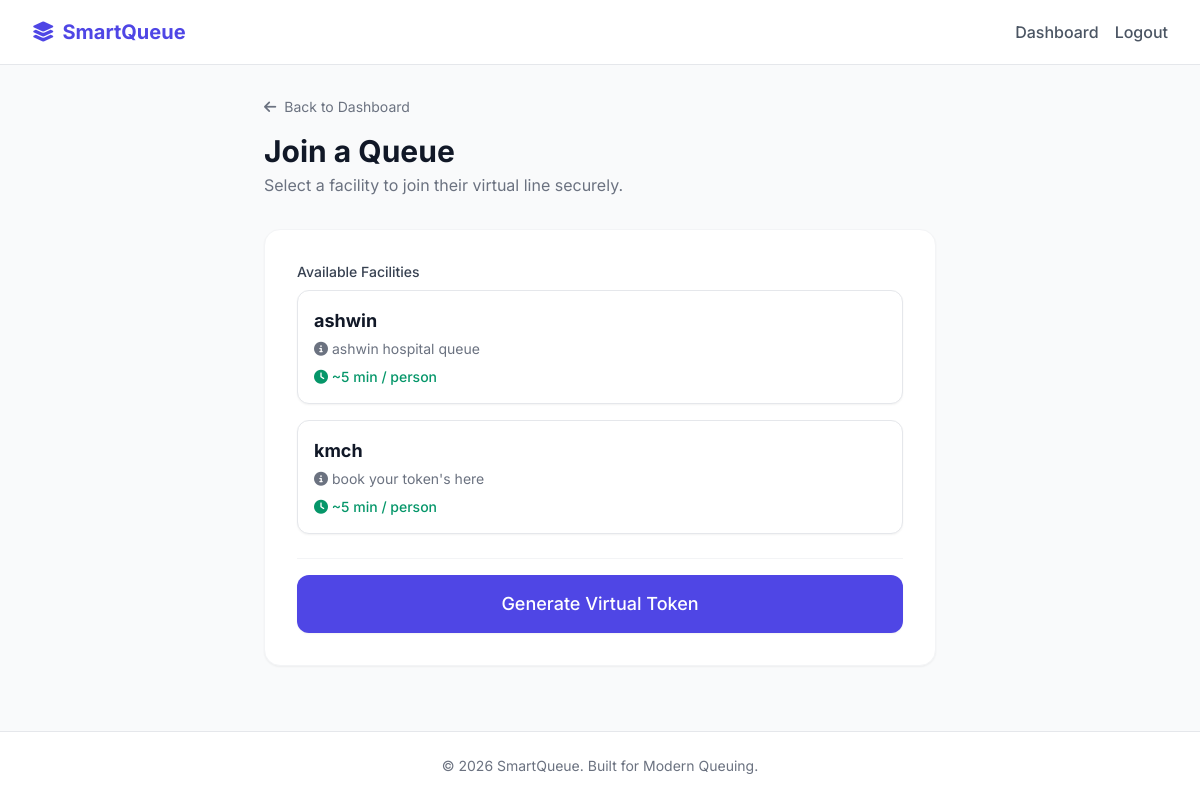
Before: /join/ (signed in) with the older database file.
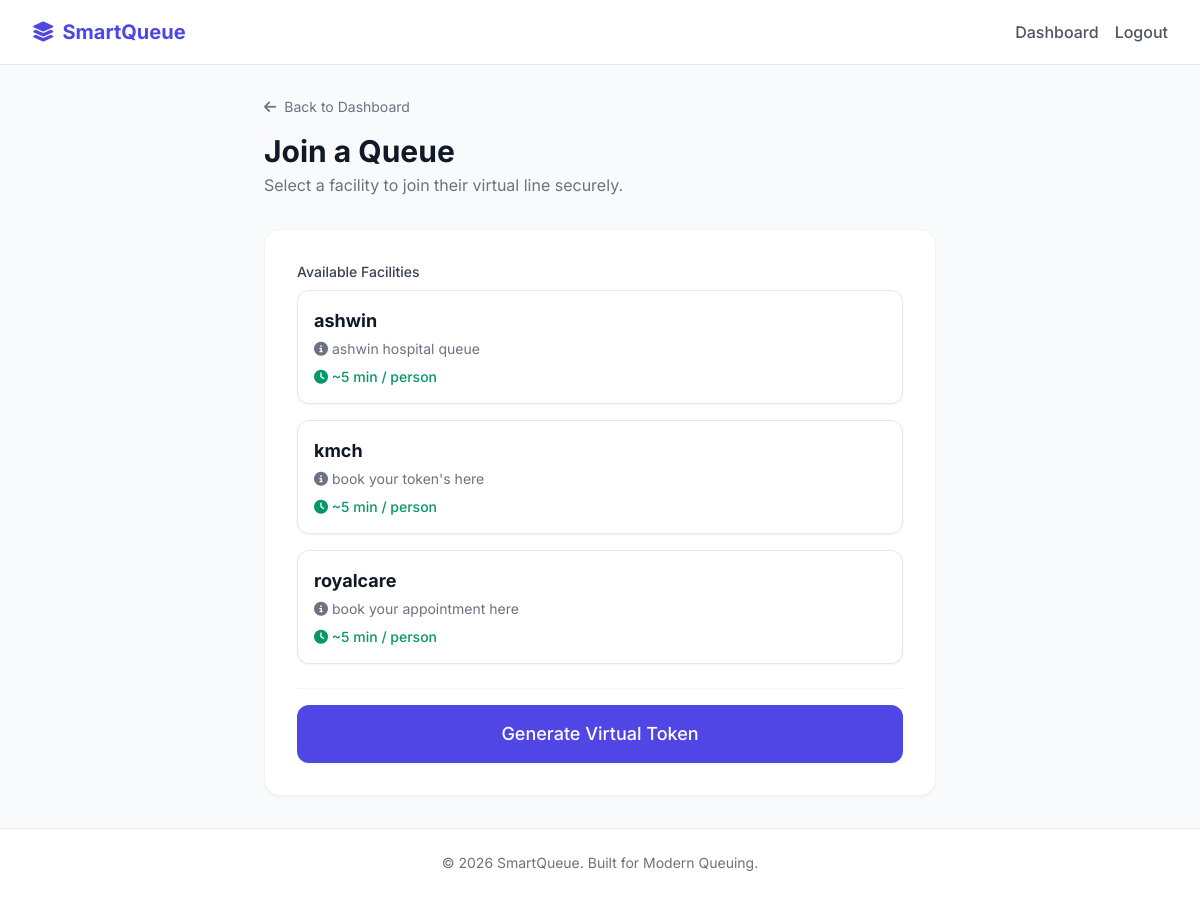
After: the same page with the newer database file.
### queues/models.py (models this page shows)
class Queue(models.fields.CharField):
    pass # Re-write

### queues/views.py (the view, shortened to what this page needs)
# urls.py: path('join/', views.join_queue, name='join_queue'),
@login_required
def join_queue(request):
    queues = Queue.objects.filter(is_active=True)
    return render(request, 'join_queue.html', {'queues': queues})

### templates/join_queue.html (shortened to what this page needs)
{% extends 'base.html' %}
{% block content %}
<div class="max-w-2xl mx-auto">
    <div class="mb-8">
        <a href="{% url 'dashboard' %}" class="text-sm text-gray-500 hover:text-gray-900 flex items-center gap-2 mb-4">
            <i class="fa-solid fa-arrow-left"></i> Back to Dashboard
        </a>
        <h1 class="text-3xl font-bold text-gray-900">Join a Queue</h1>
        <p class="text-gray-500 mt-1">Select a facility to join their virtual line securely.</p>
    </div>
    <div class="bg-white rounded-2xl shadow-sm border border-gray-100 p-6 md:p-8">
        <form method="POST">
            <div class="space-y-6">
                <div>
                    <label class="block text-sm font-medium text-gray-700 mb-2">Available Facilities</label>
                    <div class="grid grid-cols-1 gap-4">
                        {% for queue in queues %}
                        <label class="relative flex cursor-pointer rounded-xl border bg-white p-4 shadow-sm focus:outline-none hover:border-indigo-300 smooth-hover">
                            <span class="flex flex-1">
                                <span class="flex flex-col">
                                    <span class="block text-lg font-bold text-gray-900">{{ queue.name }}</span>
                                    <span class="mt-1 flex items-center text-sm text-gray-500">
                                        <i class="fa-solid fa-info-circle mr-1"></i> {{ queue.description|default:"No description" }}
                                    </span>
                                    <span class="mt-2 text-sm font-medium text-emerald-600">
                                        <i class="fa-solid fa-clock"></i> ~{{ queue.avg_wait_time_per_person }} min / person
                                    </span>
                                </span>
                            </span>
                        </label>
                        {% empty %}
                        <div class="p-6 text-center text-gray-500 border border-dashed rounded-xl">
                            No active queues available right now.
                        </div>
                        {% endfor %}
                    </div>
                </div>
                <div class="pt-4 border-t border-gray-100">
                    <button type="submit" class="w-full flex justify-center py-3.5 px-4 border border-transparent rounded-xl shadow-sm text-lg font-medium text-white bg-indigo-600 hover:bg-indigo-700 focus:outline-none focus:ring-2 focus:ring-offset-2 focus:ring-indigo-500 smooth-hover {% if not queues %}opacity-50 cursor-not-allowed{% endif %}" {% if not queues %}disabled{% endif %}>
                        Generate Virtual Token
                    </button>
                </div>
            </div>
        </form>
    </div>
</div>
{% endblock %}

Changed rows visible on the page:
added Queue: name "royalcare", description "book your appointment here", avg_wait_time_per_person "5"
